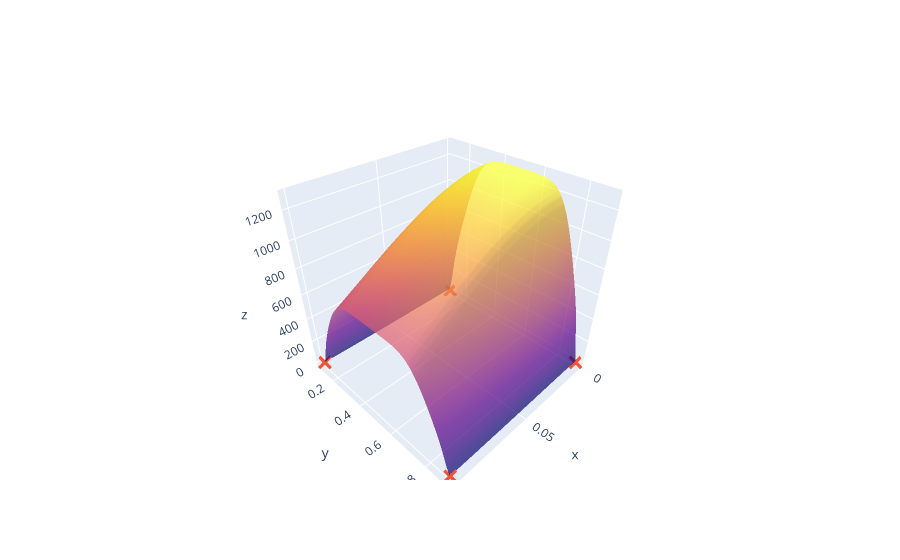

The notebook cell this image was saved under:
### Code cell
cost_model = CostModel(X,c) # Fit a linear model on the costs 


model_emukit = GPyModelWrapper(model_gpy)
model_variance = IntegratedVarianceReduction(model=model_emukit,space=space,x_monte_carlo=x_monte_carlo)

plot(X,Y,model_variance)

### Figure 1 — Plotly figure (JSON) as saved in the notebook; plotly's stock layout.template omitted (floating-point values rounded to 4 significant figures; data arrays with more than 128 entries replaced by an {"elided": "..."} marker saying what was removed)
{"data": [{"opacity": 0.7, "showscale": false, "type": "surface", "x": {"elided": "50x50 float values"}, "y": {"elided": "50x50 float values"}, "z": {"elided": "50x50 float values"}}, {"marker": {"size": 5, "symbol": "x"}, "mode": "markers", "type": "scatter3d", "x": [0.1, 0.001, 0.1, 0.001], "y": [0.1, 0.1, 0.9, 0.9], "z": [0.08835, 0.08835, 0.08835, 0.08835]}], "layout": {}}
